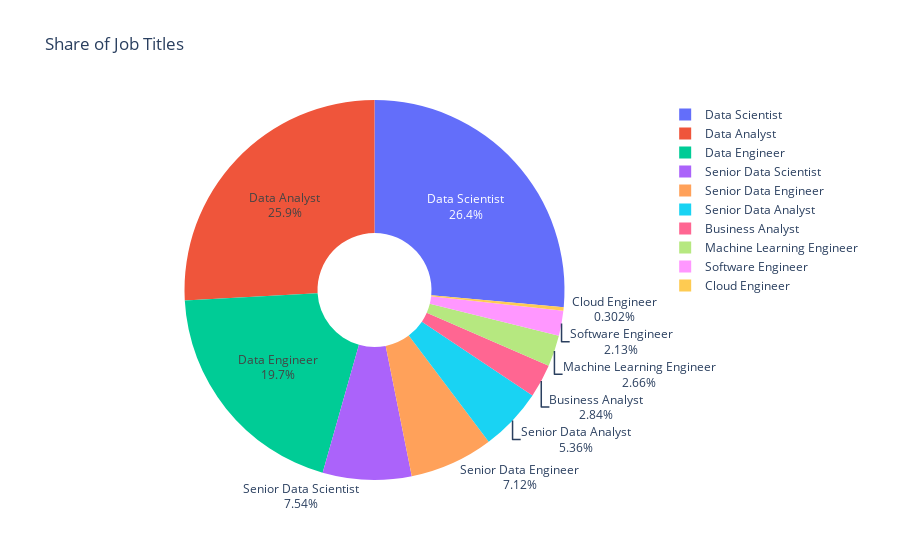

Notebook source saved alongside this figure:
### Markdown cell above
### 🥧 Job Type Proportions

This pie chart shows the **proportion of job types** in the dataset globally.  
Similar to the United States, the most in-demand positions worldwide are **Data Analyst**, **Data Engineer**, and **Data Scientist**.

### Code cell
viz.pie_charts_side_by_side(df, columns=['job_title_short'], maintitle ="Share of Job Titles", textinfo ='label+percent')

### Figure 1 — Plotly figure (JSON) as saved in the notebook; plotly's stock layout.template omitted (floating-point values rounded to 4 significant figures)
{"data": [{"domain": {"x": [0, 1], "y": [0, 1]}, "hole": 0.3, "labels": ["Data Scientist", "Data Analyst", "Data Engineer", "Senior Data Scientist", "Senior Data Engineer", "Senior Data Analyst", "Business Analyst", "Machine Learning Engineer", "Software Engineer", "Cloud Engineer"], "textinfo": "label+percent", "type": "pie", "values": [5342, 5227, 3985, 1524, 1438, 1083, 574, 537, 430, 61]}], "layout": {"title": {"text": "Share of Job Titles"}}}
